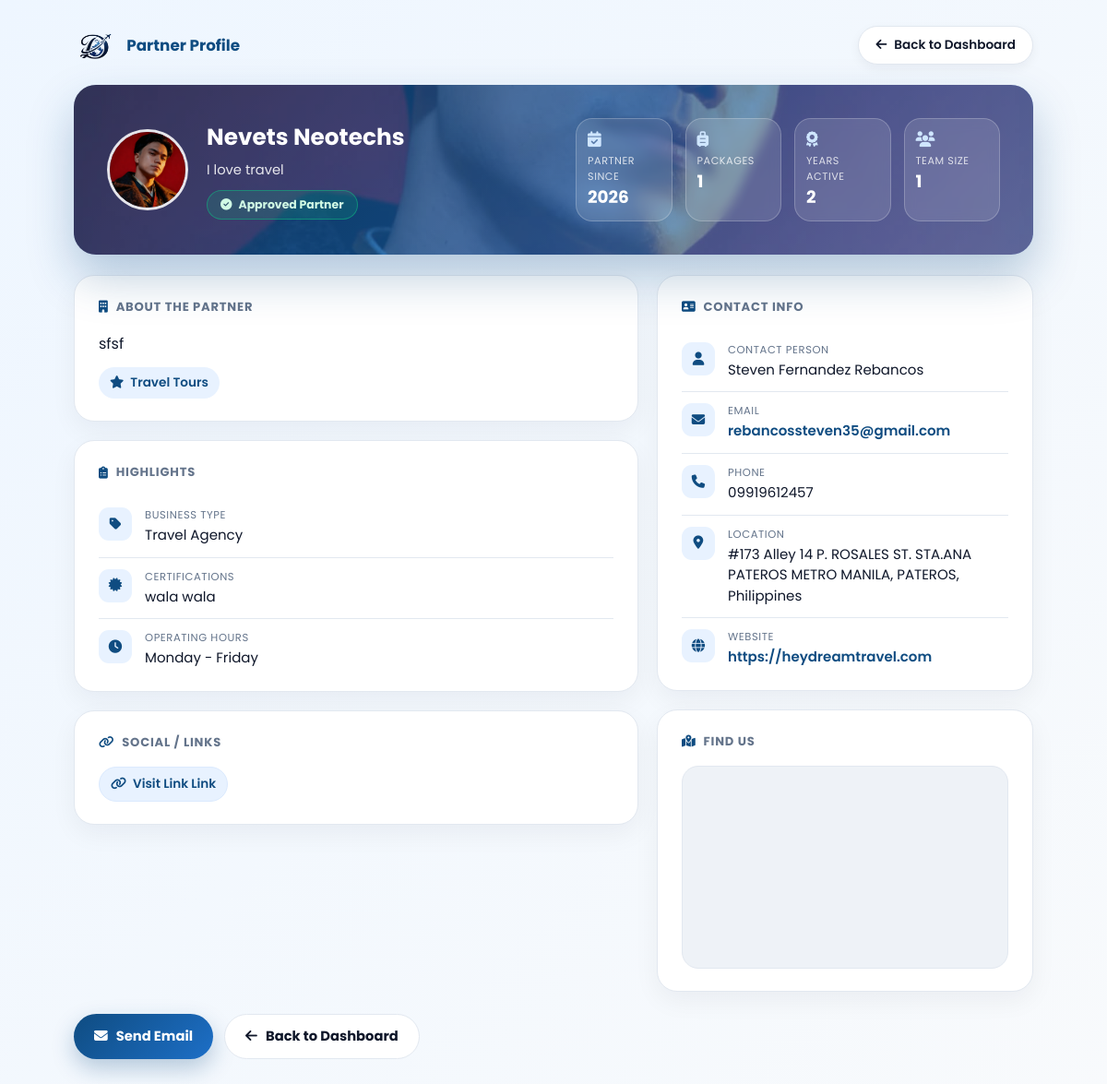
/admin/view-partner-profile.php?id=1 (signed in), run on the app's committed database.
### tables this page shows
CREATE TABLE `partner_profiles` (
  `id` int(11) NOT NULL,
  `partner_id` int(11) NOT NULL,
  `business_display_name` varchar(255) DEFAULT NULL,
  `bio` text DEFAULT NULL,
  `description` text DEFAULT NULL,
  `phone` varchar(50) DEFAULT NULL,
  `address` varchar(255) DEFAULT NULL,
  `city` varchar(100) DEFAULT NULL,
  `country` varchar(100) DEFAULT NULL,
  `website` varchar(255) DEFAULT NULL,
  `operating_hours` varchar(255) DEFAULT NULL,
  `logo_path` varchar(500) DEFAULT NULL,
  `banner_image_path` varchar(500) DEFAULT NULL,
  `specialties` varchar(500) DEFAULT NULL,
  `years_in_business` int(11) DEFAULT NULL,
  `team_size` int(11) DEFAULT NULL,
  `certifications` text DEFAULT NULL,
  `social_media_links` text DEFAULT NULL,
  `is_verified` tinyint(4) DEFAULT 0,
  `created_at` timestamp NOT NULL DEFAULT current_timestamp(),
  `updated_at` timestamp NOT NULL DEFAULT current_timestamp() ON UPDATE current_timestamp()
);

CREATE TABLE `partner_applications` (
  `id` int(11) NOT NULL,
  `company_name` varchar(255) NOT NULL,
  `contact_person` varchar(255) NOT NULL,
  `email` varchar(150) NOT NULL,
  `phone` varchar(50) NOT NULL,
  `website` varchar(255) DEFAULT NULL,
  `business_type` varchar(100) NOT NULL,
  `message` text DEFAULT NULL,
  `password` varchar(255) NOT NULL,
  `status` enum('pending','approved','rejected') DEFAULT 'pending',
  `rejection_reason` text DEFAULT NULL,
  `approved_at` datetime DEFAULT NULL,
  `created_at` timestamp NOT NULL DEFAULT current_timestamp(),
  `updated_at` timestamp NOT NULL DEFAULT current_timestamp() ON UPDATE current_timestamp(),
  `is_banned` tinyint(1) DEFAULT 0,
  `ban_until` datetime DEFAULT NULL
);

### config/database.php (called while the page is built, shortened)
<?php
function parseSocialLinks($raw)
{
    $defaults = ['facebook' => '', 'tiktok' => '', 'x' => '', 'youtube' => '', 'instagram' => '', 'other' => []];
    $raw = trim($raw ?? '');
    $decoded = json_decode($raw, true);
    $raw = str_replace('\\n', "\n", $raw);
    $links = array_values(array_filter(array_map('trim', preg_split('/\r\n|\n|\r/', $raw))));
    $defaults['other'] = $links;
    return $defaults;
}
function detectSocialPlatform($url)
{
    $host = strtolower((string) parse_url($url, PHP_URL_HOST));
    $host = preg_replace('/^www\./', '', $host);
    $known = [
        'discord.gg' => ['Discord', 'fa-brands fa-discord'],
        'discord.com' => ['Discord', 'fa-brands fa-discord'],
        'linkedin.com' => ['LinkedIn', 'fa-brands fa-linkedin'],
        'pinterest.com' => ['Pinterest', 'fa-brands fa-pinterest'],
        'threads.net' => ['Threads', 'fa-brands fa-threads'],
        'snapchat.com' => ['Snapchat', 'fa-brands fa-snapchat'],
        'wa.me' => ['WhatsApp', 'fa-brands fa-whatsapp'],
        'whatsapp.com' => ['WhatsApp', 'fa-brands fa-whatsapp'],
        't.me' => ['Telegram', 'fa-brands fa-telegram'],
        'telegram.me' => ['Telegram', 'fa-brands fa-telegram'],
        'telegram.org' => ['Telegram', 'fa-brands fa-telegram'],
        'reddit.com' => ['Reddit', 'fa-brands fa-reddit'],
        'twitch.tv' => ['Twitch', 'fa-brands fa-twitch'],
        'viber.com' => ['Viber', 'fa-brands fa-viber'],
        'line.me' => ['Line', 'fa-brands fa-line'],
        'vimeo.com' => ['Vimeo', 'fa-brands fa-vimeo'],
        'medium.com' => ['Medium', 'fa-brands fa-medium'],
        'github.com' => ['GitHub', 'fa-brands fa-github'],
        'wechat.com' => ['WeChat', 'fa-brands fa-weixin'],
        'weibo.com' => ['Weibo', 'fa-brands fa-weibo'],
    ];
    $parts = explode('.', $host);
    $label = !empty($parts[0]) ? ucfirst($parts[0]) : 'Link';
    return [$label, 'fa-solid fa-link'];
}
?>

### admin/view-partner-profile.php (the view, shortened to what this page needs)
<?php
require_once __DIR__ . '/../config/database.php';
$partnerId = (int) ($_GET['id'] ?? 0);
$stmt = $pdo->prepare("SELECT * FROM partner_applications WHERE id = ? LIMIT 1");
$stmt->execute([$partnerId]);
$partner = $stmt->fetch(PDO::FETCH_ASSOC);
$profileStmt = $pdo->prepare("SELECT * FROM partner_profiles WHERE partner_id = ? LIMIT 1");
$profileStmt->execute([$partnerId]);
$profile = $profileStmt->fetch(PDO::FETCH_ASSOC) ?: [];
$packagesStmt = $pdo->prepare("
    SELECT
        (SELECT COUNT(*) FROM flash_deals WHERE partner_id = ?) +
        (SELECT COUNT(*) FROM foreign_destinations WHERE partner_id = ?) +
        (SELECT COUNT(*) FROM destinations WHERE partner_id = ?) +
        (SELECT COUNT(*) FROM site_services WHERE partner_id = ?) +
        (SELECT COUNT(*) FROM cruises WHERE partner_id = ?) AS total
");
$packagesStmt->execute([$partnerId, $partnerId, $partnerId, $partnerId, $partnerId]);
$packagesListed = (int) ($packagesStmt->fetchColumn() ?: 0);
$heading = htmlspecialchars($profile['business_display_name'] ?? $partner['company_name'] ?? 'Partner Profile');
$contactPerson = htmlspecialchars($partner['contact_person'] ?: 'N/A');
$email = htmlspecialchars($partner['email'] ?: 'N/A');
$phone = htmlspecialchars($profile['phone'] ?? $partner['phone'] ?? 'N/A');
$website = htmlspecialchars($profile['website'] ?? $partner['website'] ?? 'N/A');
$businessType = htmlspecialchars($partner['business_type'] ?: 'N/A');
$businessSince = $partner['created_at'] ? date('Y', strtotime($partner['created_at'])) : date('Y');
$bio = htmlspecialchars($profile['bio'] ?? '');
$description = htmlspecialchars($profile['description'] ?? '');
$address = htmlspecialchars($profile['address'] ?? '');
$city = htmlspecialchars($profile['city'] ?? '');
$country = htmlspecialchars($profile['country'] ?? '');
$yearsInBusiness = htmlspecialchars($profile['years_in_business'] ?? '');
$teamSize = htmlspecialchars($profile['team_size'] ?? '');
$specialties = array_filter(array_map('trim', explode(',', $profile['specialties'] ?? '')));
$certifications = htmlspecialchars($profile['certifications'] ?? '');
$socialLinks = parseSocialLinks($profile['social_media_links'] ?? '');
$logoPath = $profile['logo_path'] ?? '';
$bannerPath = $profile['banner_image_path'] ?? '';
$locationParts = array_filter([$address, $city, $country]);
$locationText = implode(', ', $locationParts);
$mailtoLink = 'https://mail.google.com/mail/?view=cm&fs=1&to=' . rawurlencode($partner['email']) . '&su=' . rawurlencode('HeyDream Partnership Inquiry');
$statusKey = strtolower($partner['status'] ?? 'pending');
$statusLabel = ucfirst($statusKey);
$statusIcon = $statusKey === 'approved' ? 'fa-circle-check' : ($statusKey === 'rejected' ? 'fa-circle-xmark' : 'fa-clock');
$fromBookings = ($_GET['from'] ?? '') === 'bookings';
$backHref = $fromBookings ? 'dashboard.php#bookingsTableScroll' : 'dashboard.php';
$backLabel = $fromBookings ? 'Back to Bookings' : 'Back to Dashboard';
$hasMapQuery = $locationText !== '';
if ($hasMapQuery && GOOGLE_MAPS_API_KEY !== '') {
    $mapSrc = 'https://www.google.com/maps/embed/v1/place?key=' . urlencode(GOOGLE_MAPS_API_KEY) . '&q=' . urlencode($locationText);
} elseif ($hasMapQuery) {
    $mapSrc = 'https://www.google.com/maps?q=' . urlencode($locationText) . '&output=embed';
} else {
    $mapSrc = null;
}
?>
<!DOCTYPE html>
<html lang="en">
<head>
    <link rel="stylesheet" href="https://cdnjs.cloudflare.com/ajax/libs/font-awesome/6.5.1/css/all.min.css">
</head>
<body>
    <div class="page-shell">
        <div class="top-bar">
            <div class="top-brand">
                <img src="../images/Heydream Logo.png" alt="HeyDream">
                <span>Partner Profile</span>
            </div>
            <a href="<?= htmlspecialchars($backHref) ?>" class="top-back"><i class="fas fa-arrow-left"></i> <?= htmlspecialchars($backLabel) ?></a>
        </div>
        <div class="profile-hero">
            <?php if (!empty($bannerPath)): ?>
                <div class="profile-hero-banner"><img src="../<?= htmlspecialchars($bannerPath) ?>" alt="Cover photo"></div>
            <?php endif; ?>
            <div class="profile-hero-inner">
                <div class="profile-hero-left">
                    <div class="profile-avatar">
                        <?php if (!empty($logoPath)): ?>
                            <img src="../<?= htmlspecialchars($logoPath) ?>" alt="<?= $heading ?> logo">
                        <?php else: ?>
                            <span><?= htmlspecialchars(strtoupper(substr($heading, 0, 1))) ?></span>
                        <?php endif; ?>
                    </div>
                    <div>
                        <p class="profile-hero-name"><?= $heading ?></p>
                        <p class="profile-hero-bio"><?= !empty($bio) ? $bio : (!empty($description) ? $description : 'A trusted HeyDream travel partner ready to help plan your next journey.') ?></p>
                        <span class="status-chip <?= htmlspecialchars($statusKey) ?>"><i class="fas <?= htmlspecialchars($statusIcon) ?>"></i> <?= htmlspecialchars($statusLabel) ?> Partner</span>
                    </div>
                </div>
                <div class="profile-hero-stats">
                    <div class="profile-stat">
                        <i class="fas fa-calendar-check"></i>
                        <div class="stat-title">Partner Since</div>
                        <div class="stat-value"><?= htmlspecialchars($businessSince) ?></div>
                    </div>
                    <div class="profile-stat">
                        <i class="fas fa-suitcase-rolling"></i>
                        <div class="stat-title">Packages</div>
                        <div class="stat-value"><?= $packagesListed ?></div>
                    </div>
                    <div class="profile-stat">
                        <i class="fas fa-award"></i>
                        <div class="stat-title">Years Active</div>
                        <div class="stat-value"><?= !empty($yearsInBusiness) ? $yearsInBusiness : '-' ?></div>
                    </div>
                    <div class="profile-stat">
                        <i class="fas fa-users"></i>
                        <div class="stat-title">Team Size</div>
                        <div class="stat-value"><?= !empty($teamSize) ? $teamSize : '-' ?></div>
                    </div>
                </div>
            </div>
        </div>
        <div class="content-grid">
            <div>
                <div class="info-card">
                    <h3><i class="fas fa-building"></i> About the Partner</h3>
                    <p><?= !empty($description) ? $description : 'A trusted travel partner helping clients discover the right packages, experiences, and services for their next journey.' ?></p>
                    <?php if (!empty($specialties)): ?>
                        <div class="chip-row">
                            <?php foreach ($specialties as $tag): ?>
                                <span class="chip"><i class="fas fa-star"></i> <?= htmlspecialchars($tag) ?></span>
                            <?php endforeach; ?>
                        </div>
                    <?php endif; ?>
                </div>
                <div class="info-card">
                    <h3><i class="fas fa-clipboard-list"></i> Highlights</h3>
                    <div class="info-row">
                        <div class="info-icon"><i class="fas fa-tag"></i></div>
                        <div><div class="info-label">Business Type</div><div class="info-value"><?= $businessType ?></div></div>
                    </div>
                    <?php if (!empty($certifications)): ?>
                    <div class="info-row">
                        <div class="info-icon"><i class="fas fa-certificate"></i></div>
                        <div><div class="info-label">Certifications</div><div class="info-value"><?= $certifications ?></div></div>
                    </div>
                    <?php endif; ?>
                    <div class="info-row">
                        <div class="info-icon"><i class="fas fa-clock"></i></div>
                        <div><div class="info-label">Operating Hours</div><div class="info-value <?= empty($profile['operating_hours']) ? 'empty' : '' ?>"><?= !empty($profile['operating_hours']) ? htmlspecialchars($profile['operating_hours']) : 'Not provided' ?></div></div>
                    </div>
                </div>
                <div class="info-card">
                    <h3><i class="fas fa-link"></i> Social / Links</h3>
                    <?php
                        $hasAnySocial = array_filter([$socialLinks['facebook'], $socialLinks['tiktok'], $socialLinks['x'], $socialLinks['youtube'], $socialLinks['instagram']]) || !empty($socialLinks['other']);
                    ?>
                    <?php if ($hasAnySocial): ?>
                        <div class="social-links">
                            <?php foreach ($socialLinks['other'] as $link): ?>
                                <?php [$platformName, $platformIcon] = detectSocialPlatform($link); ?>
                                <a class="social-link" href="<?= htmlspecialchars($link) ?>" target="_blank" rel="noopener"><i class="<?= htmlspecialchars($platformIcon) ?>"></i> Visit <?= htmlspecialchars($platformName) ?> Link</a>
                            <?php endforeach; ?>
                        </div>
                    <?php else: ?>
                        <p style="margin:0; color: var(--muted); font-size: 0.9rem;">No social links were added yet.</p>
                    <?php endif; ?>
                </div>
            </div>
            <div>
                <div class="info-card">
                    <h3><i class="fas fa-address-card"></i> Contact Info</h3>
                    <div class="info-row">
                        <div class="info-icon"><i class="fas fa-user"></i></div>
                        <div><div class="info-label">Contact Person</div><div class="info-value"><?= $contactPerson ?></div></div>
                    </div>
                    <div class="info-row">
                        <div class="info-icon"><i class="fas fa-envelope"></i></div>
                        <div><div class="info-label">Email</div><div class="info-value"><a href="<?= $mailtoLink ?>" target="_blank" rel="noopener"><?= $email ?></a></div></div>
                    </div>
                    <div class="info-row">
                        <div class="info-icon"><i class="fas fa-phone"></i></div>
                        <div><div class="info-label">Phone</div><div class="info-value <?= ($phone === 'N/A') ? 'empty' : '' ?>"><?= $phone ?></div></div>
                    </div>
                    <div class="info-row">
                        <div class="info-icon"><i class="fas fa-location-dot"></i></div>
                        <div><div class="info-label">Location</div><div class="info-value <?= empty($locationParts) ? 'empty' : '' ?>"><?= !empty($locationParts) ? htmlspecialchars($locationText) : 'Not provided' ?></div></div>
                    </div>
                    <?php if (!empty($website) && $website !== 'N/A'): ?>
                    <div class="info-row">
                        <div class="info-icon"><i class="fas fa-globe"></i></div>
                        <div><div class="info-label">Website</div><div class="info-value"><a href="<?= htmlspecialchars($website) ?>" target="_blank" rel="noopener"><?= htmlspecialchars($website) ?></a></div></div>
                    </div>
                    <?php endif; ?>
                </div>
                <div class="info-card">
                    <h3><i class="fas fa-map-location-dot"></i> Find Us</h3>
                    <div class="map-embed">
                        <?php if ($mapSrc): ?>
                            <iframe src="<?= htmlspecialchars($mapSrc) ?>" allowfullscreen loading="lazy"></iframe>
                        <?php else: ?>
                            <div class="map-empty"><i class="fas fa-map-location-dot"></i> No address on file yet.</div>
                        <?php endif; ?>
                    </div>
                </div>
            </div>
        </div>
        <div class="action-row">
            <a href="<?= $mailtoLink ?>" target="_blank" rel="noopener" class="pill-btn primary"><i class="fas fa-envelope"></i> Send Email</a>
            <a href="<?= htmlspecialchars($backHref) ?>" class="pill-btn secondary"><i class="fas fa-arrow-left"></i> <?= htmlspecialchars($backLabel) ?></a>
        </div>
    </div>
</body>
</html>

### data on the page
partner_profiles: banner_image_path (picture), logo_path (picture), business_display_name "Nevets Neotechs", bio "I love travel", years_in_business "2", team_size "1", description "sfsf", specialties "Travel Tours", certifications "wala wala", operating_hours "Monday - Friday", phone "09919612457", website "https://heydreamtravel.com"
partner_applications: status "Approved", business_type "Travel Agency", contact_person "Steven Fernandez Rebancos", email "rebancossteven35@gmail.com"

### other printed values
$backLabel "Back to Dashboard"
$packagesListed "1"
$platformName "Link"
$locationText "#173 Alley 14 P. ROSALES ST. STA.ANA PATEROS METRO MANILA, PATEROS, Philippines"
